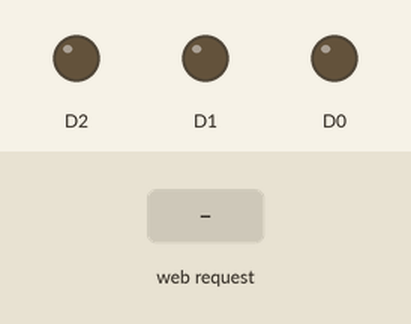
Simulated run of this sketch. Board: ESP8266 (NodeMCU). On the bench: output pins drawn as LEDs (lit = HIGH). The inputs (shaded band) are chosen by the test bench. WiFi joins after 1.5 s; servers stay silent unless stated; what the sketch prints to the serial monitor is not drawn.

Above: at 2.7 s.
2.8 s: HTTP request GET /esp8266/roofopen received
At 3.5 s:
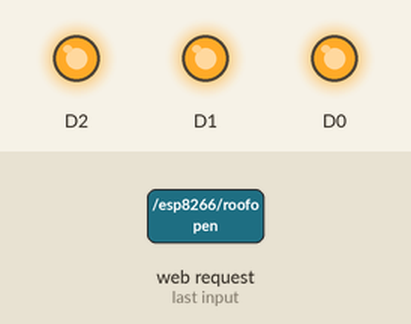
Timing chart, 0 to 15.3 s (numbered marks = the images above; inputs shaded):
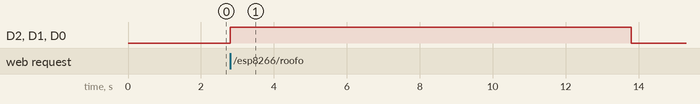

The sketch:

droneport_roof_open.ino
```cpp
#include <ESP8266WiFi.h>
#include <ESP8266WebServer.h>

const char* ssid = "androprojects";
const char* password = "4959538539";

ESP8266WebServer server(80);


void setup() {
  Serial.begin(115200);

  pinMode(D0, OUTPUT);
  pinMode(D1, OUTPUT);
  pinMode(D2, OUTPUT);
  resetPins();

  WiFi.begin(ssid, password);

  while (WiFi.status() != WL_CONNECTED) {
    delay(500);
  }

  Serial.println();
  Serial.println(WiFi.localIP());

  server.on("/", handleRoot);
  server.on("/esp8266/roofopen", handleRoofOpen);
  server.on("/esp8266/roofclose", handleRoofClose);

  server.begin();
}


void resetPins() {
  digitalWrite(D0, LOW);
  digitalWrite(D1, LOW);
  digitalWrite(D2, LOW);
}

void handleRoot() {
  String html = "<html><body>";
  html += "<h1>Roof Control</h1>";
  html += "<p><a href='/esp8266/roofopen'>Open Roof</a></p>";
  html += "<p><a href='/esp8266/roofclose'>Close Roof</a></p>";
  html += "</body></html>";
  server.send(200, "text/html", html);
}

void handleRoofOpen() {
  server.send(200, "text/plain", "Opening Roof...");
  digitalWrite(D0, HIGH);
  digitalWrite(D1, HIGH);
  digitalWrite(D2, HIGH);
  delay(11000);
  resetPins();
}

void handleRoofClose() {
  server.send(200, "text/plain", "Closing Roof...");
  digitalWrite(D0, HIGH);
  delay(11000);
  resetPins();
}

void loop() {
  server.handleClient();
}
```

Measured:
- after the input at 2.8 s, D2, D1, D0: LOW → HIGH at once, → LOW 11.0 s later
